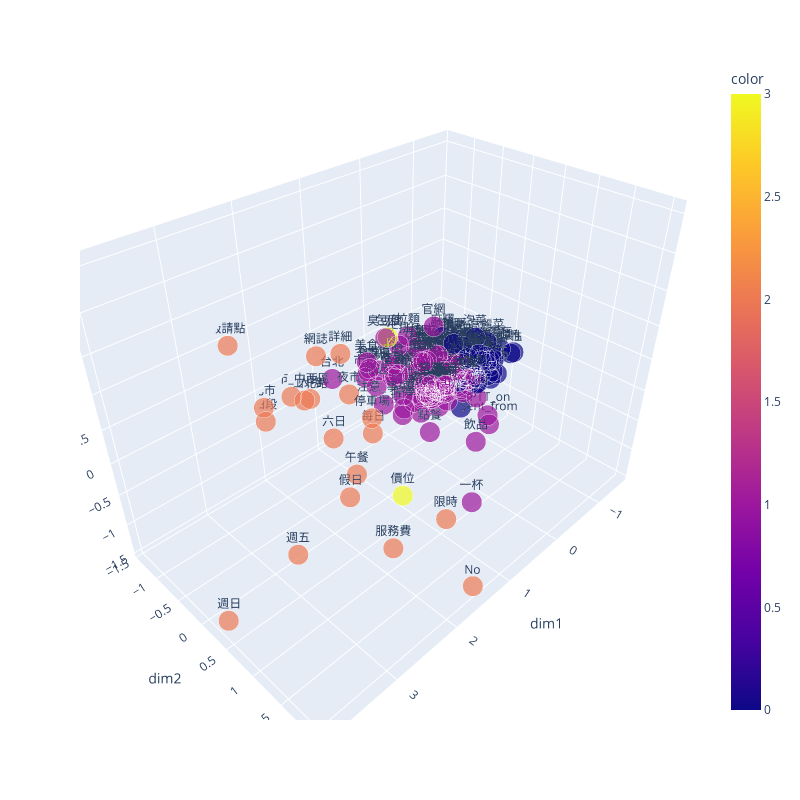

Notebook cell for this chart:
### Code cell
new_feat = reduceDim(feat,method='PCA',dim = 20)
d3_feat = reduceDim(feat,method='PCA',dim = 3)
word_df = pd.DataFrame({
    "word":sample_words,
    "color":cluster(new_feat,n=4),
    "dim1":d3_feat[:,0],
    "dim2":d3_feat[:,1], 
    "dim3":d3_feat[:,2], 

})
plotScatter3D(word_df)

### Figure 1 — Plotly figure (JSON) as saved in the notebook; plotly's stock layout.template omitted (floating-point values rounded to 4 significant figures; data arrays with more than 128 entries replaced by an {"elided": "..."} marker saying what was removed)
{"data": [{"hovertemplate": "dim1=%{x}<br>dim2=%{y}<br>dim3=%{z}<br>size=%{marker.size}<br>word=%{text}<br>color=%{marker.color}<extra></extra>", "legendgroup": "", "marker": {"color": {"elided": "300 int values"}, "coloraxis": "coloraxis", "size": {"elided": "300 float values"}, "sizemode": "area", "sizeref": 0.00125, "symbol": "circle"}, "mode": "markers+text", "name": "", "scene": "scene", "showlegend": false, "text": {"elided": "300 str values"}, "type": "scatter3d", "x": {"elided": "300 float values"}, "y": {"elided": "300 float values"}, "z": {"elided": "300 float values"}}], "layout": {"coloraxis": {"colorbar": {"title": {"text": "color"}}, "colorscale": [[0, "#0d0887"], [0.1111, "#46039f"], [0.2222, "#7201a8"], [0.3333, "#9c179e"], [0.4444, "#bd3786"], [0.5556, "#d8576b"], [0.6667, "#ed7953"], [0.7778, "#fb9f3a"], [0.8889, "#fdca26"], [1, "#f0f921"]]}, "height": 800, "legend": {"itemsizing": "constant", "tracegroupgap": 0}, "margin": {"t": 60}, "scene": {"domain": {"x": [0, 1], "y": [0, 1]}, "xaxis": {"title": {"text": "dim1"}}, "yaxis": {"title": {"text": "dim2"}}, "zaxis": {"title": {"text": "dim3"}}}, "width": 800}}
